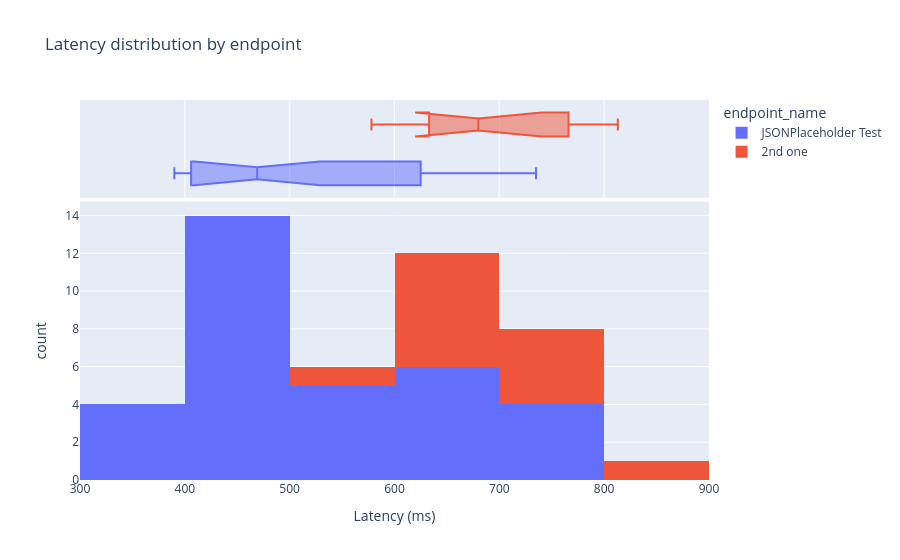
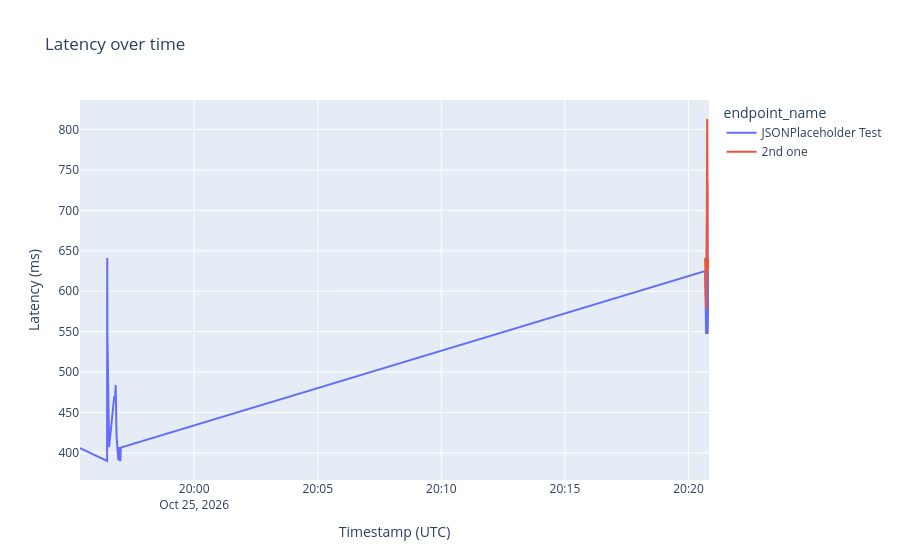

Here is the notebook cell these charts were saved with, in order:
### Markdown cell above
## 6. Exploratory analysis and descriptive statistics

### Code cell
if not df.empty:
    display(endpoint_metrics(df))
    display(pd.crosstab(df["endpoint_name"], df["success"], margins=True))
    fig = px.histogram(df, x="response_time_ms", color="endpoint_name", marginal="box",
                       title="Latency distribution by endpoint", labels={"response_time_ms":"Latency (ms)"})
    fig.show()
    fig = px.line(df.sort_values("timestamp"), x="timestamp", y="response_time_ms", color="endpoint_name",
                  title="Latency over time", labels={"timestamp":"Timestamp (UTC)","response_time_ms":"Latency (ms)"})
    fig.show()
else:
    print("Exploration skipped: empty dataset.")

### Figure 1 — Plotly figure (JSON) as saved in the notebook; plotly's stock layout.template omitted (floating-point values rounded to 4 significant figures)
{"data": [{"bingroup": "x", "hovertemplate": "endpoint_name=JSONPlaceholder Test<br>Latency (ms)=%{x}<br>count=%{y}<extra></extra>", "legendgroup": "JSONPlaceholder Test", "marker": {"color": "#636efa", "pattern": {"shape": ""}}, "name": "JSONPlaceholder Test", "orientation": "v", "showlegend": true, "type": "histogram", "x": [406.0, 390.0, 641.0, 578.0, 547.0, 407.0, 469.0, 469.0, 484.0, 422.0, 407.0, 406.0, 391.0, 406.0, 406.0, 406.0, 391.0, 390.0, 406.0, 406.0, 407.0, 625.0, 547.0, 593.0, 609.0, 703.0, 734.0, 672.0, 735.0, 703.0, 656.0, 547.0, 625.0], "xaxis": "x", "yaxis": "y"}, {"hovertemplate": "endpoint_name=JSONPlaceholder Test<br>Latency (ms)=%{x}<extra></extra>", "legendgroup": "JSONPlaceholder Test", "marker": {"color": "#636efa"}, "name": "JSONPlaceholder Test", "notched": true, "showlegend": false, "type": "box", "x": [406.0, 390.0, 641.0, 578.0, 547.0, 407.0, 469.0, 469.0, 484.0, 422.0, 407.0, 406.0, 391.0, 406.0, 406.0, 406.0, 391.0, 390.0, 406.0, 406.0, 407.0, 625.0, 547.0, 593.0, 609.0, 703.0, 734.0, 672.0, 735.0, 703.0, 656.0, 547.0, 625.0], "xaxis": "x2", "yaxis": "y2"}, {"bingroup": "x", "hovertemplate": "endpoint_name=2nd one<br>Latency (ms)=%{x}<br>count=%{y}<extra></extra>", "legendgroup": "2nd one", "marker": {"color": "#EF553B", "pattern": {"shape": ""}}, "name": "2nd one", "orientation": "v", "showlegend": true, "type": "histogram", "x": [641.0, 578.0, 609.0, 672.0, 766.0, 797.0, 813.0, 766.0, 719.0, 688.0, 625.0, 641.0], "xaxis": "x", "yaxis": "y"}, {"hovertemplate": "endpoint_name=2nd one<br>Latency (ms)=%{x}<extra></extra>", "legendgroup": "2nd one", "marker": {"color": "#EF553B"}, "name": "2nd one", "notched": true, "showlegend": false, "type": "box", "x": [641.0, 578.0, 609.0, 672.0, 766.0, 797.0, 813.0, 766.0, 719.0, 688.0, 625.0, 641.0], "xaxis": "x2", "yaxis": "y2"}], "layout": {"barmode": "relative", "legend": {"title": {"text": "endpoint_name"}, "tracegroupgap": 0}, "title": {"text": "Latency distribution by endpoint"}, "xaxis": {"anchor": "y", "domain": [0, 1], "title": {"text": "Latency (ms)"}}, "xaxis2": {"anchor": "y2", "domain": [0, 1], "matches": "x", "showgrid": true, "showticklabels": false}, "yaxis": {"anchor": "x", "domain": [0, 0.7326], "title": {"text": "count"}}, "yaxis2": {"anchor": "x2", "domain": [0.7426, 1], "matches": "y2", "showgrid": false, "showline": false, "showticklabels": false, "ticks": ""}}}

### Figure 2 — Plotly figure (JSON) as saved in the notebook; plotly's stock layout.template omitted (floating-point values rounded to 4 significant figures)
{"data": [{"hovertemplate": "endpoint_name=JSONPlaceholder Test<br>Timestamp (UTC)=%{x}<br>Latency (ms)=%{y}<extra></extra>", "legendgroup": "JSONPlaceholder Test", "line": {"color": "#636efa", "dash": "solid"}, "marker": {"symbol": "circle"}, "mode": "lines", "name": "JSONPlaceholder Test", "orientation": "v", "showlegend": true, "type": "scatter", "x": ["2026-10-25T19:55:22.845000", "2026-10-25T19:56:28.606000", "2026-10-25T19:56:29.004000", "2026-10-25T19:56:29.181000", "2026-10-25T19:56:29.369000", "2026-10-25T19:56:33.533000", "2026-10-25T19:56:45.714000", "2026-10-25T19:56:48.134000", "2026-10-25T19:56:49.479000", "2026-10-25T19:56:51.522000", "2026-10-25T19:56:53.787000", "2026-10-25T19:56:54.894000", "2026-10-25T19:56:55.900000", "2026-10-25T19:56:56.741000", "2026-10-25T19:56:57.623000", "2026-10-25T19:56:58.591000", "2026-10-25T19:56:59.744000", "2026-10-25T19:57:00.861000", "2026-10-25T19:57:01.876000", "2026-10-25T19:57:02.843000", "2026-10-25T19:57:03.905000", "2026-10-25T20:20:40.325000", "2026-10-25T20:20:42.770000", "2026-10-25T20:20:43.809000", "2026-10-25T20:20:44.721000", "2026-10-25T20:20:45.043000", "2026-10-25T20:20:45.165000", "2026-10-25T20:20:45.291000", "2026-10-25T20:20:45.501000", "2026-10-25T20:20:45.944000", "2026-10-25T20:20:46.120000", "2026-10-25T20:20:46.419000", "2026-10-25T20:20:49.743000"], "xaxis": "x", "y": [406.0, 390.0, 641.0, 578.0, 547.0, 407.0, 469.0, 469.0, 484.0, 422.0, 407.0, 406.0, 391.0, 406.0, 406.0, 406.0, 391.0, 390.0, 406.0, 406.0, 407.0, 625.0, 547.0, 593.0, 609.0, 703.0, 734.0, 672.0, 735.0, 703.0, 656.0, 547.0, 625.0], "yaxis": "y"}, {"hovertemplate": "endpoint_name=2nd one<br>Timestamp (UTC)=%{x}<br>Latency (ms)=%{y}<extra></extra>", "legendgroup": "2nd one", "line": {"color": "#EF553B", "dash": "solid"}, "marker": {"symbol": "circle"}, "mode": "lines", "name": "2nd one", "orientation": "v", "showlegend": true, "type": "scatter", "x": ["2026-10-25T20:20:40.325000", "2026-10-25T20:20:42.771000", "2026-10-25T20:20:43.810000", "2026-10-25T20:20:44.722000", "2026-10-25T20:20:45.043000", "2026-10-25T20:20:45.166000", "2026-10-25T20:20:45.291000", "2026-10-25T20:20:45.501000", "2026-10-25T20:20:45.945000", "2026-10-25T20:20:46.120000", "2026-10-25T20:20:46.420000", "2026-10-25T20:20:49.743000"], "xaxis": "x", "y": [641.0, 578.0, 609.0, 672.0, 766.0, 797.0, 813.0, 766.0, 719.0, 688.0, 625.0, 641.0], "yaxis": "y"}], "layout": {"legend": {"title": {"text": "endpoint_name"}, "tracegroupgap": 0}, "title": {"text": "Latency over time"}, "xaxis": {"anchor": "y", "domain": [0, 1], "title": {"text": "Timestamp (UTC)"}}, "yaxis": {"anchor": "x", "domain": [0, 1], "title": {"text": "Latency (ms)"}}}}
